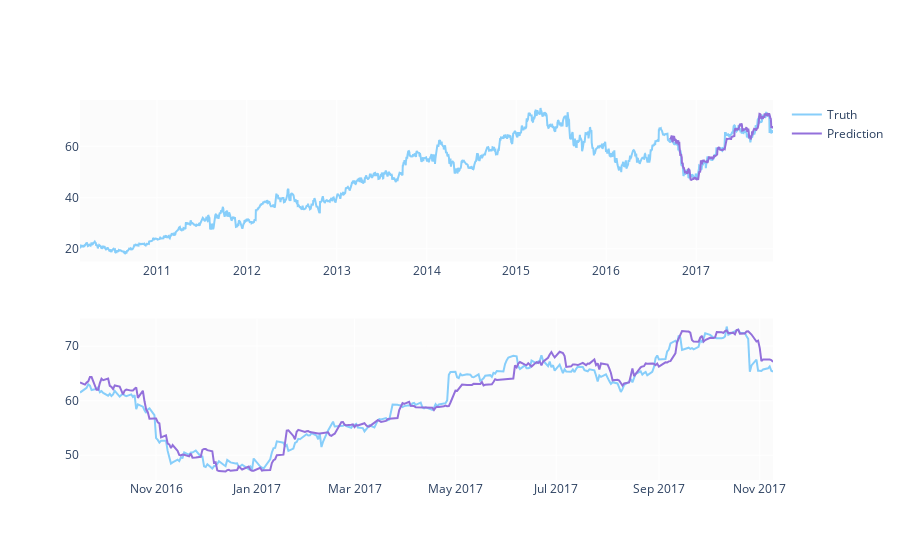

Notebook code for this chart:
### Code cell
predicted_prices = df.loc[test_split_idx+1:].copy()
predicted_prices['Close'] = y_pred

fig = make_subplots(rows=2, cols=1)
fig.add_trace(go.Scatter(x=df.Date, y=df.Close,
                         name='Truth',
                         marker_color='LightSkyBlue'), row=1, col=1)

fig.add_trace(go.Scatter(x=predicted_prices.Date,
                         y=predicted_prices.Close,
                         name='Prediction',
                         marker_color='MediumPurple'), row=1, col=1)

fig.add_trace(go.Scatter(x=predicted_prices.Date,
                         y=y_test,
                         name='Truth',
                         marker_color='LightSkyBlue',
                         showlegend=False), row=2, col=1)

fig.add_trace(go.Scatter(x=predicted_prices.Date,
                         y=y_pred,
                         name='Prediction',
                         marker_color='MediumPurple',
                         showlegend=False), row=2, col=1)

fig.show()

### Figure 1 — Plotly figure (JSON) as saved in the notebook; plotly's stock layout.template omitted (floating-point values rounded to 4 significant figures; data arrays with more than 128 entries replaced by an {"elided": "..."} marker saying what was removed)
{"data": [{"marker": {"color": "LightSkyBlue"}, "name": "Truth", "type": "scatter", "x": {"elided": "1945 str values"}, "xaxis": "x", "y": {"elided": "1945 float values"}, "yaxis": "y"}, {"marker": {"color": "MediumPurple"}, "name": "Prediction", "type": "scatter", "x": {"elided": "291 str values"}, "xaxis": "x", "y": {"elided": "291 float values"}, "yaxis": "y"}, {"marker": {"color": "LightSkyBlue"}, "name": "Truth", "showlegend": false, "type": "scatter", "x": {"elided": "291 str values"}, "xaxis": "x2", "y": {"elided": "291 float values"}, "yaxis": "y2"}, {"marker": {"color": "MediumPurple"}, "name": "Prediction", "showlegend": false, "type": "scatter", "x": {"elided": "291 str values"}, "xaxis": "x2", "y": {"elided": "291 float values"}, "yaxis": "y2"}], "layout": {"xaxis": {"anchor": "y", "domain": [0, 1]}, "xaxis2": {"anchor": "y2", "domain": [0, 1]}, "yaxis": {"anchor": "x", "domain": [0.575, 1]}, "yaxis2": {"anchor": "x2", "domain": [0, 0.425]}}}
